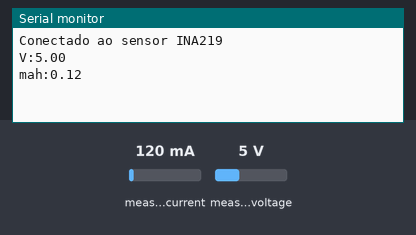
Recording of a sketch running on a simulated Arduino Uno, built with avr-gcc and run on an emulated ATmega328P. On the bench: the last lines printed to the serial monitor. The inputs (shaded band) are chosen by the test bench; at power-on: measured current 120 mA, measured voltage 5 V.

Above: at 1.2 s.
1.3 s: measured current set to 40 mA
At 3.2 s:
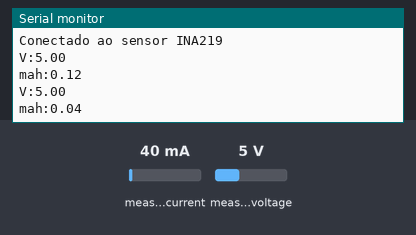
3.6 s: measured voltage set to 0.3 V
At 5.1 s:
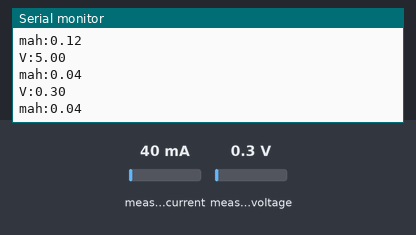
5.9 s: measured current set to 500 mA
At 6.7 s:
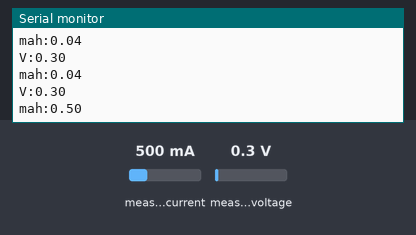
Timing chart, 0 to 8.9 s (numbered marks = the images above; inputs shaded):
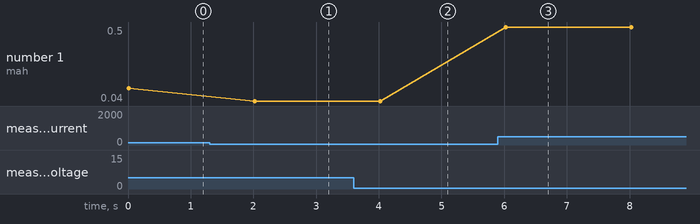

The sketch:

Wroom32D_DevkitV4_Sensor_INA219.ino
```cpp
#include <Wire.h>
#include <Adafruit_INA219.h>

Adafruit_INA219 ina219;

float voltagem_V = 0;
float corrente_A = 0;


void setup() {
  Serial.begin(115200);
  ina219.begin();
  Serial.println("Conectado ao sensor INA219");
  delay(10);
}

void loop() {
  measureValues();
  // Other operations you might want to perform in the loop
}

void measureValues() {
  voltagem_V = ina219.getBusVoltage_V();
  corrente_A = ina219.getCurrent_mA();
  Serial.print("V:");
  Serial.println(voltagem_V);
  Serial.print("mah:");
  Serial.println(corrente_A/1000);
  delay(2000);
}
```

Measured:
- after the input at 1.3 s, the serial monitor: prints a new line after 0.72 s (image 1)
- after the input at 3.6 s, the serial monitor: prints a new line after 0.42 s (image 2)
- after the input at 5.9 s, the serial monitor: prints a new line after 0.13 s (image 3)
- plotted number 1: 0.12 → 0.04 after the input at 1.3 s, 0.04 → 0.5 after the input at 5.9 s
